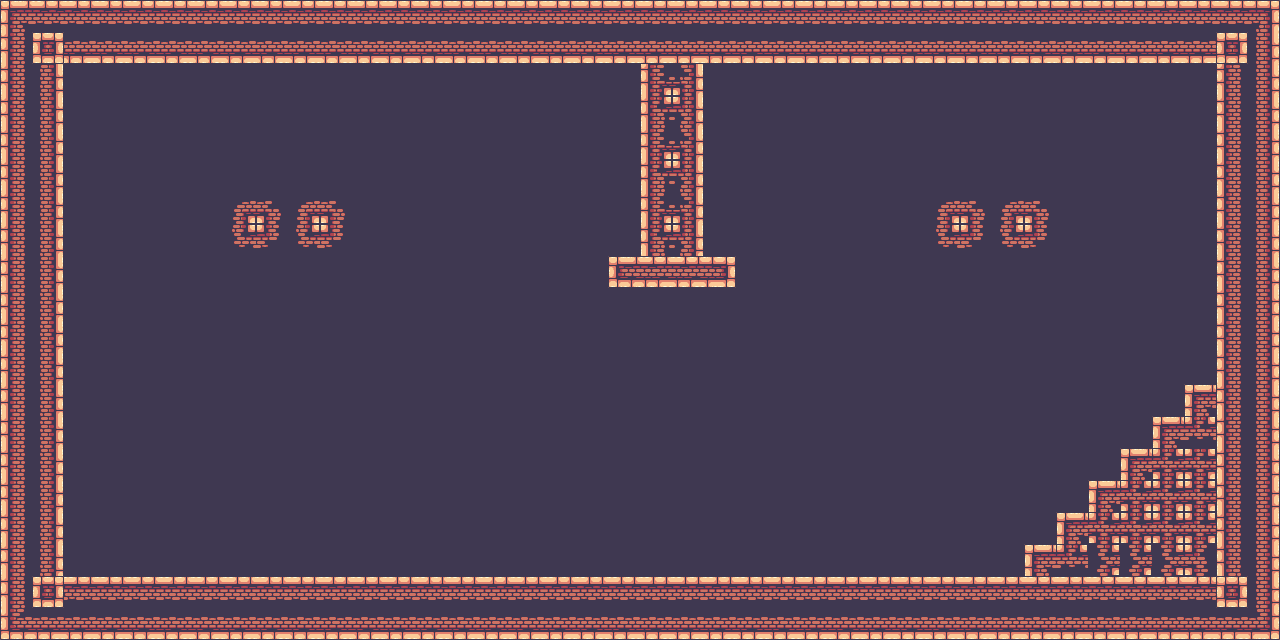

This game map was drawn from its Tiled (.tmx) file and the tilesets committed beside it. A one-line description and the trimmed map source follow:
An orthogonal 40x20 tile map with 32x32 px tiles, 1 tile layer (Root), 2 tilesets and 13 objects (2x Player).

<map version="1.10" tiledversion="1.10.2" orientation="orthogonal" renderorder="right-down" width="40" height="20" tilewidth="32" tileheight="32" infinite="0" nextlayerid="4" nextobjectid="23">
 <tileset firstgid="1" name="terrain" tilewidth="32" tileheight="32" tilecount="247" columns="19">
  <image source="../images/terrain.png" width="608" height="416" />
 </tileset>
 <tileset firstgid="248" name="spritesheet" tilewidth="32" tileheight="32" tilecount="7" columns="7">
  <image source="../images/spritesheet.png" width="224" height="32" />
 </tileset>
 <layer id="1" name="Root" width="40" height="20">
  <data>[800 cells, 800 non-empty, 25 distinct tile ids]</data>
 </layer>
 <objectgroup id="2" name="Objects">
  <object id="20" type="Player" gid="248" x="194" y="450.667" width="32" height="32" />
  <object id="22" type="Player" gid="249" x="385.333" y="448" width="32" height="32" />
 </objectgroup>
 <objectgroup id="3" name="Platforms">
  <object id="3" x="64" y="577.333" width="999.5" height="23.3333" />
  <object id="4" x="1217.33" y="64" width="23.3333" height="513.333" />
  <object id="5" x="64" y="42" width="1152.67" height="21.3333" />
  <object id="6" x="38.6667" y="64" width="24" height="513.333" />
  <object id="7" x="1025.5" y="545.5" width="38" height="30" />
  <object id="8" x="1057" y="513" width="39" height="31" />
  <object id="9" x="1089.5" y="481" width="39" height="31" />
  <object id="10" x="1120.5" y="449" width="39.5" height="31.5" />
  <object id="11" x="1153" y="417" width="40" height="31" />
  <object id="12" x="1185.5" y="385" width="33" height="32" />
  <object id="13" x="609.5" y="257" width="126" height="31" />
 </objectgroup>
</map>
